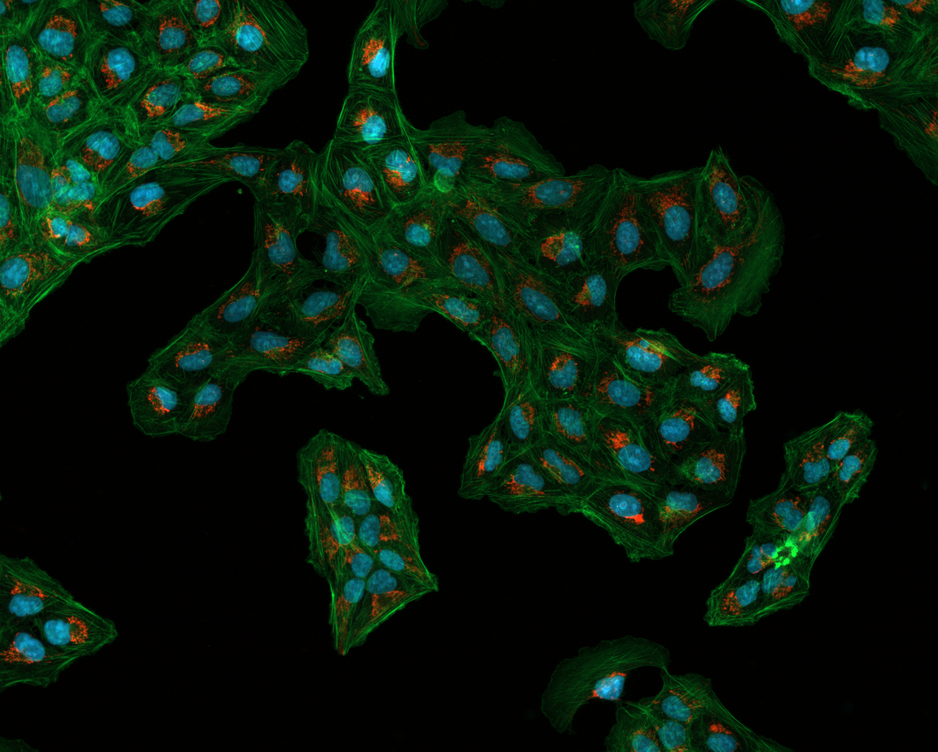
#> input picture opencv/bnsreenu/image_processing_APEER/Osteosarcoma_01.tif, 938 x 752 px, shrunk from 1376 x 1104 before the run, found by its file name
$ python '57-Cell Nuclei analysis using watershed.py'
#> lines starting #> are read from the running program, lines starting #| are printed output that depends on the picture; after the words box and inside, x2 and y2 are one past the last pixel; in counts of white or black regions, pixels touching at a corner belong together; long printed decimals are rounded
"""
 57_Cell Nuclei analysis using watershed.py
 -----------------------------------------------------
 Measure properties of labeled image regions.
https://www.youtube.com/watch?v=M1mJsJ5M4iE&list=PLHae9ggVvqPgyRQQOtENr6hK0m1UquGaG&index=58
https://github.com/bnsreenu/python_for_image_processing_APEER/blob/master/tutorial57_Cell%20Nuclei%20analysis%20using%20watershed.py

 image:
    python_for_image_processing_APEER/images/Osteosarcoma_01.tif.tif

"""
import cv2
import numpy as np
from matplotlib import pyplot as plt
from scipy import ndimage
from skimage import measure, color, io
import getpass
from pathlib import Path
import sys
import os

IMAGE_NAME = 'Osteosarcoma_01.tif'  # 'Osteosarcoma_01_transl.tif'
USER = getpass.getuser()


if (os.name == "posix"):  #this is a linux  system
    BASE_FOLDER = "/home/"+USER +'/Pictures/'
    print(BASE_FOLDER)
else: #this is a windows  system
    BASE_FOLDER = 'C:/Users/' + USER + '/Pictures/Saved Pictures/'
IMAGE = BASE_FOLDER + IMAGE_NAME

# Check if the file exists
if not(Path(IMAGE).exists()):
    msg = "Error: file " + IMAGE +" does not exist"
    sys.exit(msg)

image = cv2.imread(IMAGE)#Gray image
#> image is the input picture: shape (752, 938, 3); mean B, G, R 11.1, 23.9, 7
#Extract only blue channel as DAPI / nuclear (blue) staining is the best
#channel to perform cell count.
cells = image[:,:,0]  #Blue channel. Image equivalent to grey image.


pixels_to_um = 0.454 # 1 pixel = 454 nm (got this from the metadata of original image)


# Threshold image is  binary using OTSU. ALl thresholded pixels will be set
# to 255
ret1, thresh = cv2.threshold(cells, 0, 255, cv2.THRESH_BINARY+cv2.THRESH_OTSU)
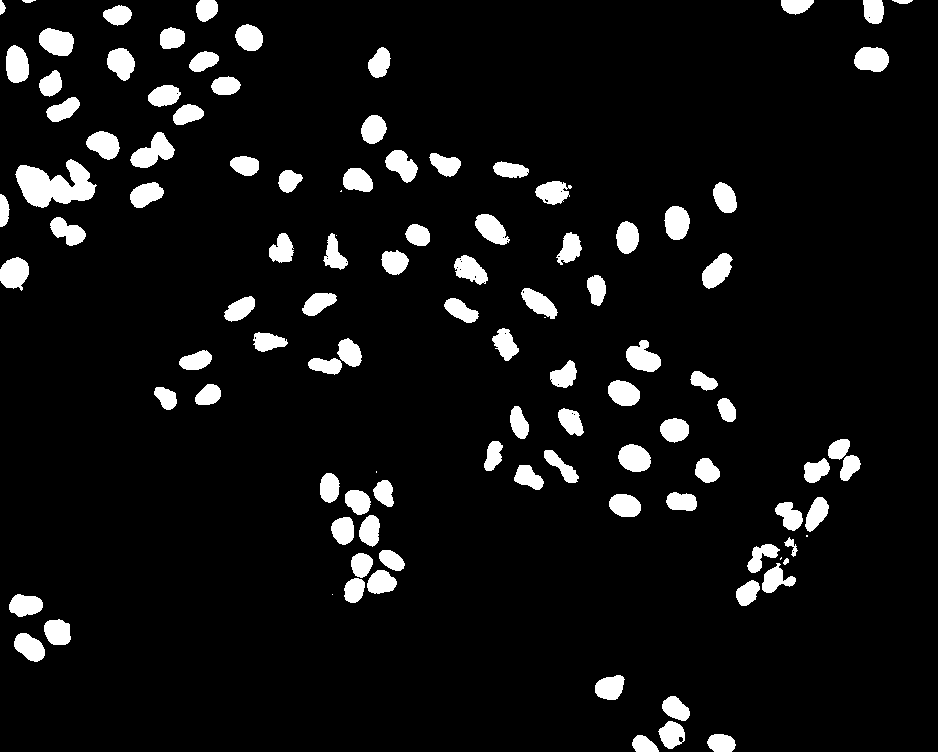
#> thresh: shape (752, 938); 7.1% white; 107 white regions (7 under 20 px), largest, box (x1, y1, x2, y2) and area: (15, 159, 97, 208) 2345, (130, 132, 175, 168) 862, (39, 28, 74, 56) 747
#> ret1 = 50
print("ret1,_ = cv2.threshold(......) =  ", ret1)
#> (printed output is left out)
#10:20

# Morphological operations to remove small noise - opening
#To remove holes we can use closing
kernel = np.ones((3,3),np.uint8)
opening1 = cv2.morphologyEx(thresh,cv2.MORPH_OPEN,kernel, iterations = 2)
#> opening1: shape (752, 938); 7% white; 100 white regions (1 under 20 px), largest, box (x1, y1, x2, y2) and area: (16, 160, 95, 207) 2330, (131, 132, 174, 168) 852, (39, 29, 74, 56) 743

from skimage.segmentation import clear_border
opening2 = clear_border(opening1) #Remove edge touching grains


#                        STEP 1: Sure background
#Now we know that the regions at the center of cells is for sure cells
#The region far away is background.
#We need to extract sure regions. For that erode a few times.
#But we have cells touching, so erode alone will not work.
#To separate touching objects, the best approach would be distance
# transform and then thresholding.

# let us start by identifying sure background area
# dilating pixes a few times increases cell boundary to background.
# This way whatever is remaining for sure will be background.
#The area in between sure background and foreground is our ambiguous area.
#Watershed should find this area for us.
sure_bg = cv2.dilate(opening2,kernel,iterations=10)
#> sure_bg: shape (752, 938); 22.8% white; 32 white regions, largest, box (x1, y1, x2, y2) and area: (0, 15, 273, 255) 33793, (726, 429, 870, 616) 11937, (310, 463, 414, 613) 10998

#plt.imshow(sure_bg, cmap='gray') #Dark region is our sure background


# Finding sure foreground area using distance transform and thresholding
#intensities of the points inside the foreground regions are changed to
#distance their respective distances from the closest 0 value (boundary).
#https://www.tutorialspoint.com/opencv/opencv_distance_transformation.htm
dist_transform = cv2.distanceTransform(opening2,cv2.DIST_L2,5)
#plt.imshow(dist_transform, cmap='gray') #Dist transformed img.
#15:00

#Let us threshold the dist transform by starting at 1/2 its max value.
print("dist_transform.max() = ",dist_transform.max()) #gives about 21.9
#| dist_transform.max() =  15.184
ret2, sure_fg = cv2.threshold(dist_transform,0.5*dist_transform.max(),255,0)
#> sure_fg: shape (752, 938) float32; 0.7% white; 89 white regions (22 under 20 px), largest, box (x1, y1, x2, y2) and area: (23, 173, 68, 200) 486, (46, 36, 66, 49) 170, (626, 452, 643, 465) 166
#> ret2 = 7.59
#plt.imshow(sure_fg, cmap='gray')

#17:33

#Later you realize that 0.25* max value will not separate the cells well.
#High value like 0.7 will not recognize some cells. 0.5 seems to be a good
#compromize

# Unknown ambiguous region is nothing but bkground - foreground
sure_fg = np.uint8(sure_fg)  #Convert to uint8 from float
unknown = cv2.subtract(sure_bg,sure_fg)
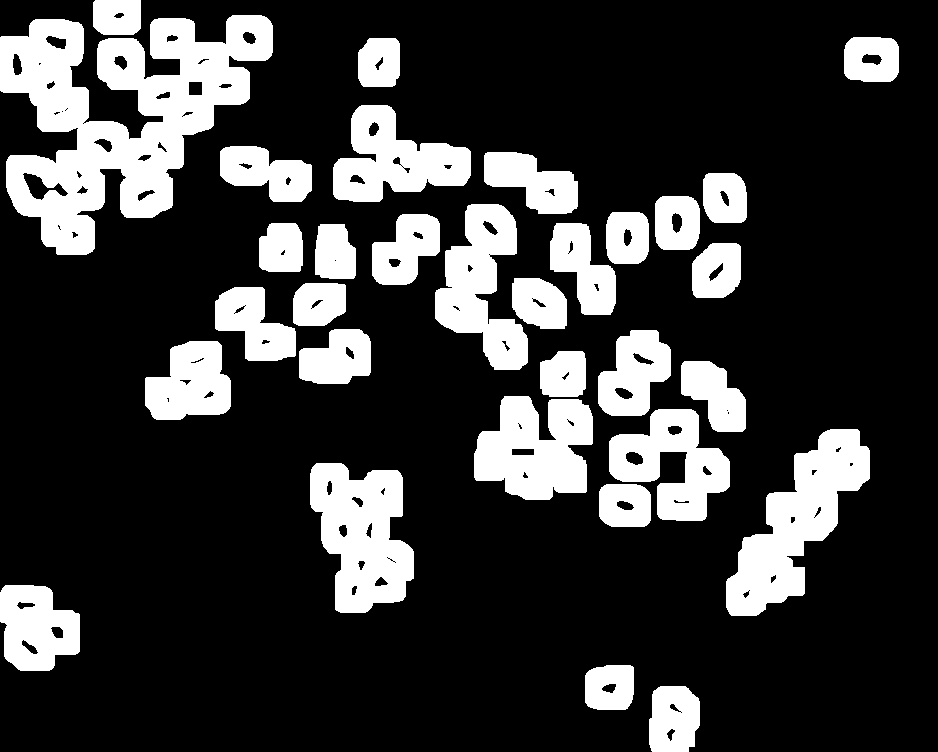
#> unknown: shape (752, 938); 22.1% white; 32 white regions, largest, box (x1, y1, x2, y2) and area: (0, 15, 273, 255) 32151, (726, 429, 870, 616) 11804, (310, 463, 414, 613) 10590
#plt.imshow(unknown, cmap='gray')


#18:30

#Now we create a marker and label the regions inside.
# For sure regions, both foreground and background will be
#labeled with positive numbers.
# Unknown regions will be labeled 0.
#For markers let us use ConnectedComponents.
#Connected components labeling scans an image and groups its
#pixels into components based on pixel connectivity, i.e. all
#pixels in a connected component share similar pixel intensity
# values and are in  some way connected with each other.
#Once all groups have been determined, each pixel is labeled
#with a graylevel or a color (color labeling) according to the
# component it was assigned to.
ret3, markers = cv2.connectedComponents(sure_fg)
#> markers: shape (752, 938) int32; 90 distinct labels, from 0 to 89
#> ret3 = 90
#plt.imshow(markers)
#20:00

#One problem rightnow is that the entire background pixels
# is given value 0.
#This means watershed considers this region as unknown.
#So let us add 10 to all labels so that sure background
# is not 0, but 10
markers10 = markers+10
#> markers10: shape (752, 938) int32; 90 distinct labels, from 10 to 99

# Now, mark the region of unknown with zero
markers10[unknown==255] = 0
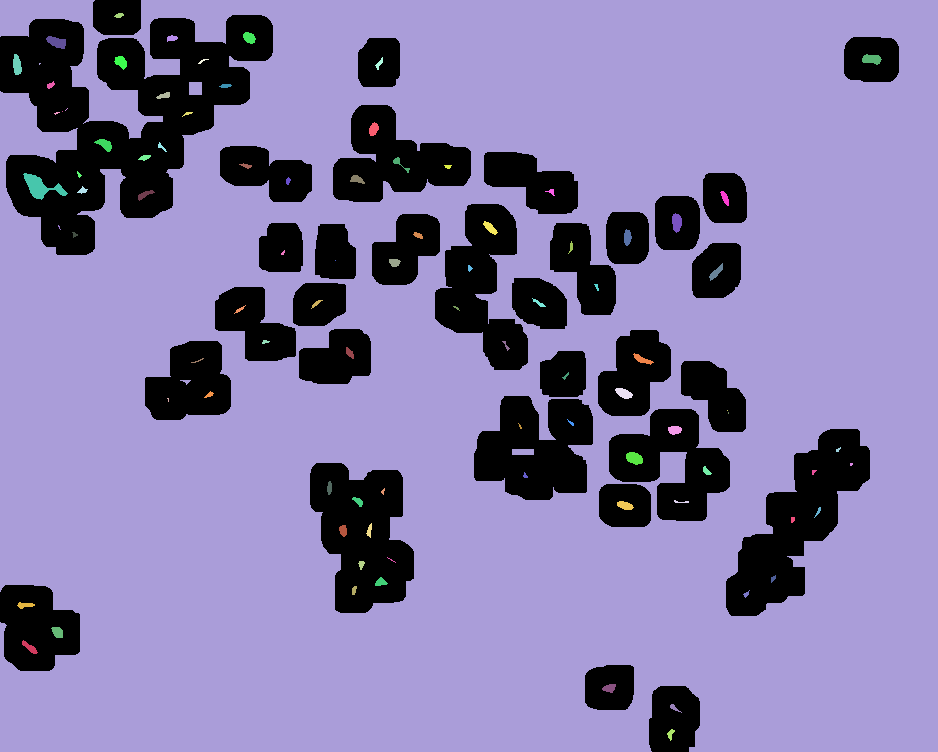
#> markers10: shape (752, 938) int32; 91 distinct labels, from 0 to 99; one colour per label, 0 black
plt.imshow(markers10, cmap='jet')   #Look at the 3
                                    #distinct regions.
img = image
#Now we are ready for watershed filling.
markers10 = cv2.watershed(img,markers10)
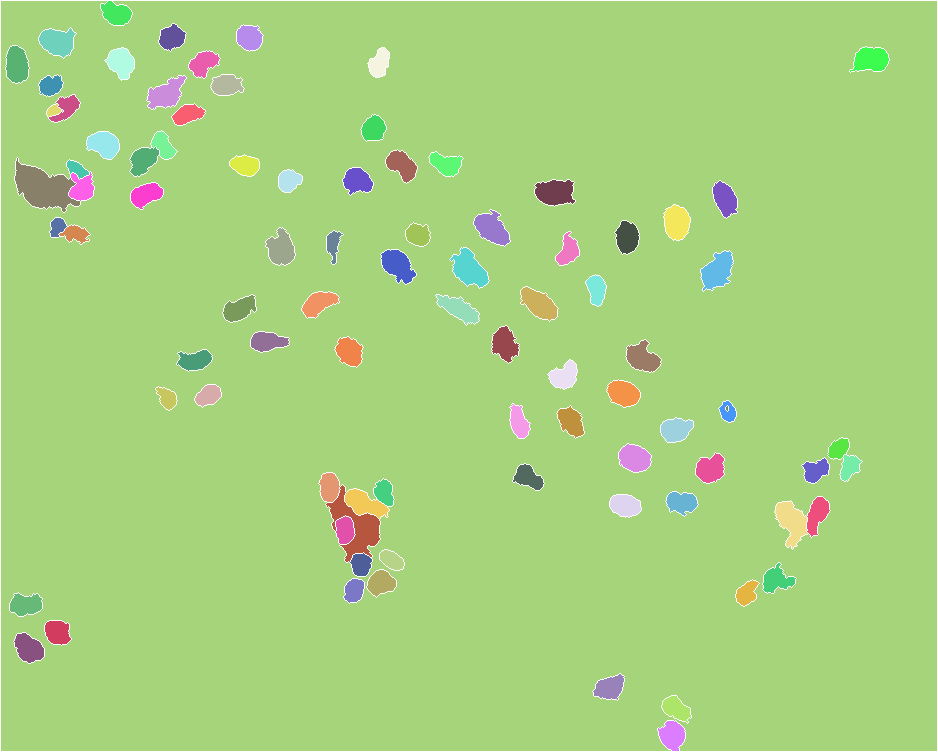
#> markers10: shape (752, 938) int32; 91 distinct labels, from -1 to 99; one colour per label, 0 black, -1 white

#Let us color boundaries in yellow.
#Remember that watershed assigns boundaries a value of -1
img[markers10 == -1] = [0,255,255]
#> img: shape (752, 938, 3); 1.53% of pixels changed, all inside (x1, y1, x2, y2) = (0, 0, 938, 752)

#label2rgb - Return an RGB image where color-coded
#labels are painted over the image.
img2 = color.label2rgb(markers10, bg_label=0)

plt.imshow(img2)

#============================   Output  ===============================

fig = plt.figure(figsize=(16, 16))
plt.subplots_adjust ( hspace=0.6)

ax1 = fig.add_subplot(4,3,1)
ax1.imshow(image, cmap='gray')
ax1.title.set_text('Input Image')

ax2 = fig.add_subplot(4,3,2)
ax2.imshow(cells, cmap='gray')
ax2.title.set_text('cells - blue channel')

ax3 = fig.add_subplot(4,3,3)
ax3.hist(image.flat, bins=100, range=(0,255))
ax3.title.set_text('hist color range')

ax4 = fig.add_subplot(4,3,4)
ax4.imshow(thresh, cmap='gray')
ax4.title.set_text('thresh')


ax5 = fig.add_subplot(4,3,5)
ax5.imshow(opening1)#,cmap='gray')
ax5.title.set_text('opening1')


ax6 = fig.add_subplot(4,3,6)
ax6.imshow(opening2)#, cmap='gray')
ax6.title.set_text('opening2')

ax7 = fig.add_subplot(4,3,7)
ax7.imshow(sure_bg, cmap='gray')
ax7.title.set_text('surebackground')


ax8 = fig.add_subplot(4,3,8)
ax8.imshow( sure_fg , cmap='gray')
ax8.title.set_text(' sure_fg ')


ax9 = fig.add_subplot(4,3,9)
ax9.imshow(unknown, cmap='gray')
ax9.title.set_text('unknown')

#
ax10 = fig.add_subplot(4,3,10)
ax10.imshow(markers)#, cmap='gray')
ax10.title.set_text('markers')


ax11 = fig.add_subplot(4,3,11)
ax11.imshow(markers10,cmap='gray')
ax11.title.set_text('markers10')


ax12 = fig.add_subplot(4,3,12)
ax12.imshow(img2,cmap='gray')
ax12.title.set_text('labels are painted over the image.')
plt.show()
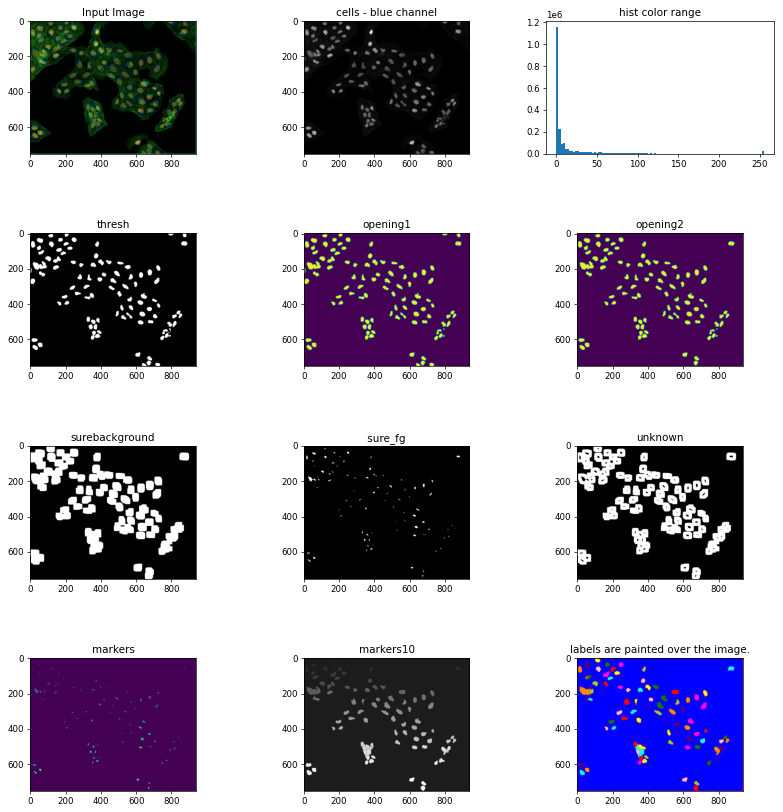
#> figure drawn by matplotlib, 12 panels; B, G, R data is drawn as R, G, B; panel 3: tallest bar 1155515 high, from x = 0 to 2.55

$ run again, with opencv/bnsreenu/image_processing_APEER/Sandstone_Versa0050_test.tif copied over opencv/bnsreenu/image_processing_APEER/Osteosarcoma_01.tif
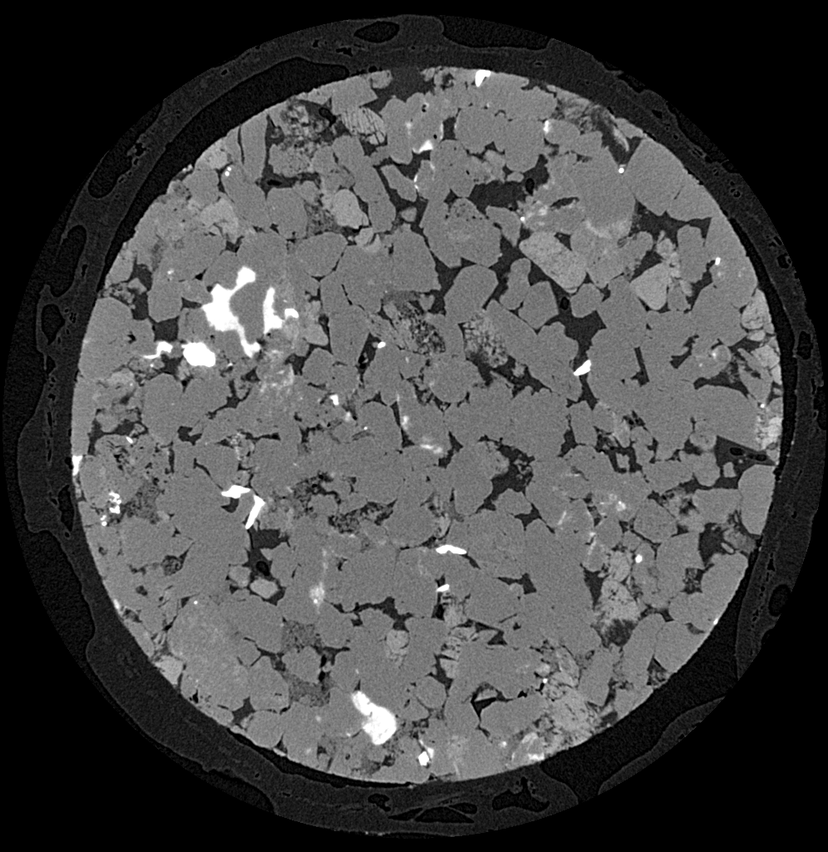
#> input picture opencv/bnsreenu/image_processing_APEER/Sandstone_Versa0050_test.tif, 828 x 852 px, shrunk from 996 x 1024 before the run, found by its file name
#> image is the input picture: shape (852, 828, 3); min 0, max 255, mean 69.7
#> `ret1, thresh = cv2.threshold(cells, 0, 255, cv2.THRESH_BINARY+cv2.THRE..`:
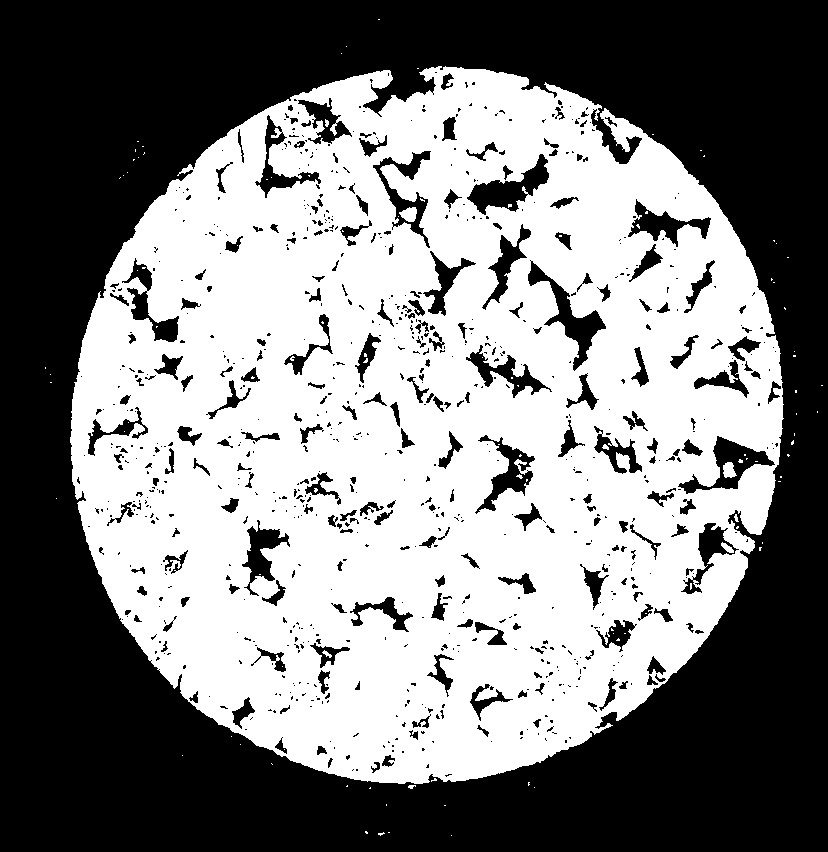
#> thresh: shape (852, 828); 50.2% white; 835 black regions (603 under 20 px), largest, box (x1, y1, x2, y2) and area: (0, 0, 828, 852) 307150, (528, 260, 606, 371) 1967, (467, 154, 549, 215) 1904
#> ret1 = 69
#> (printed output is left out)
#> opening1: shape (852, 828); 49% white; 15 white regions, largest, box (x1, y1, x2, y2) and area: (70, 67, 783, 784) 344640, (419, 294, 434, 310) 182, (401, 208, 417, 222) 177
#> sure_bg: shape (852, 828); 60.8% white; 4 black regions (2 under 20 px), largest, box (x1, y1, x2, y2) and area: (0, 0, 828, 852) 276420, (484, 191, 508, 197) 86
#| dist_transform.max() =  44.757
#> ret2 = 22.38
#> unknown: shape (852, 828); 59.6% white; 46 black regions (18 under 20 px), largest, box (x1, y1, x2, y2) and area: (0, 0, 828, 852) 276420, (221, 252, 295, 332) 2875, (189, 604, 230, 684) 1139
#> markers: shape (852, 828) int32; 43 distinct labels, from 0 to 42
#> ret3 = 43
#> img: shape (852, 828, 3); 2.23% of pixels changed, all inside (x1, y1, x2, y2) = (0, 0, 828, 852)
#> `img2 = color.label2rgb(markers10, bg_label=0)`:
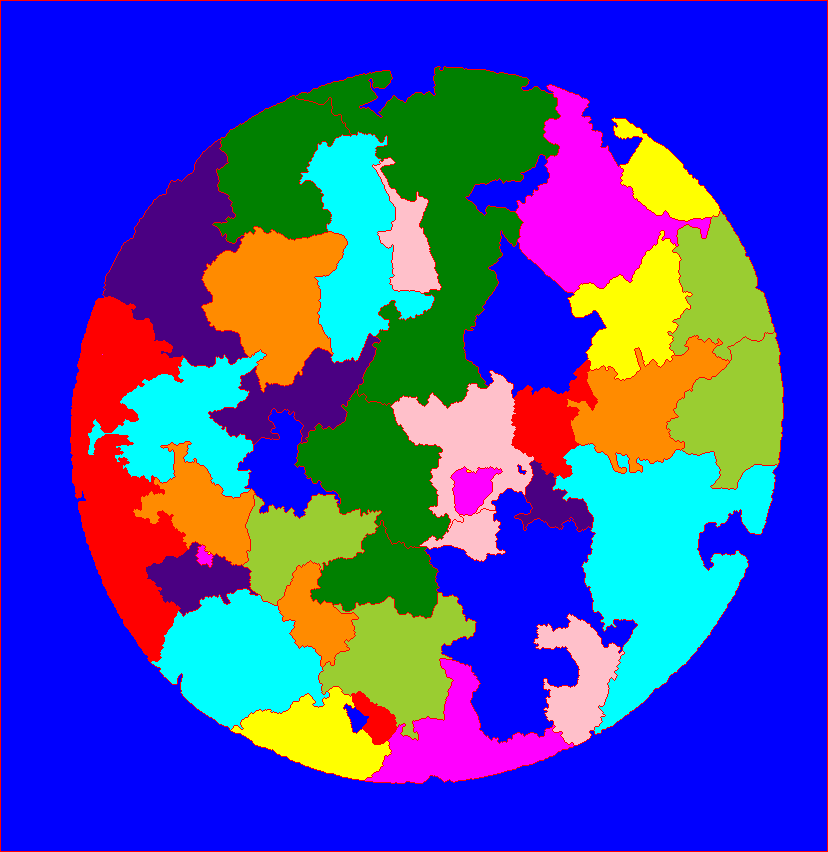
#> img2: shape (852, 828, 3) float64; mean R, G, B 0.256, 0.276, 0.691
